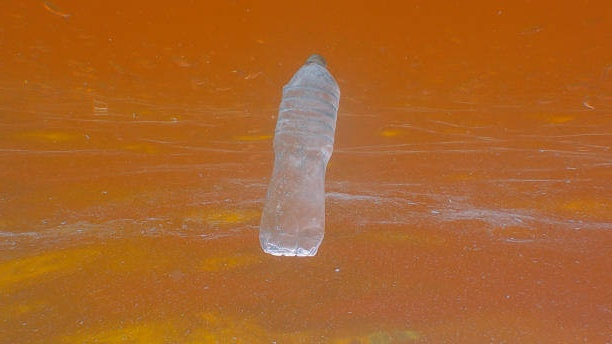
#> input picture svm-v2/plastic_tp.jpg, 612 x 344 px
$ python show_hog.py
#> lines starting #> are read from the running program, lines starting #| are printed output that depends on the picture
import matplotlib.pyplot as plt
from skimage import color, io, exposure
from skimage.feature import hog

# Carregar imagem (substitua pelo caminho da sua)
image = color.rgb2gray(io.imread('plastic_tp.jpg'))
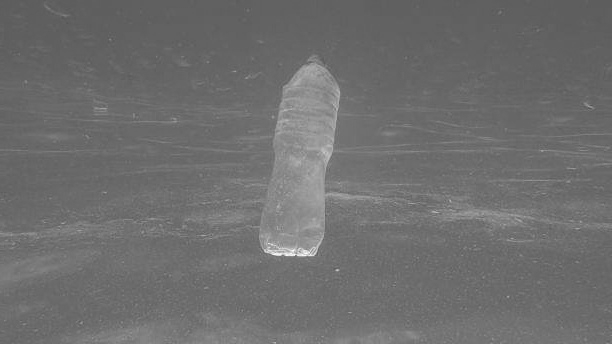
#> image: shape (344, 612) float64; min 0.321, max 0.993, mean 0.433

# Extrair HOG
features, hog_image = hog(
    image,
    orientations=9,
    pixels_per_cell=(8, 8),
    cells_per_block=(2, 2),
    visualize=True,
    block_norm='L2-Hys'
)
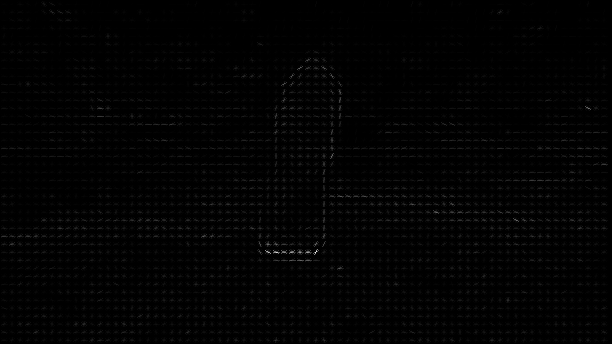
#> hog_image: shape (344, 612) float64; min 0, max 0.192, mean 0.00205; drawn with min black and max white

# Reescalar o hog_image para aumentar o contraste
hog_image_rescaled = exposure.rescale_intensity(hog_image, in_range=(0, 10))

# Exibir
fig, (ax1, ax2) = plt.subplots(1, 2, figsize=(12, 6), sharex=True, sharey=True)

ax1.imshow(image, cmap=plt.cm.gray)
ax1.set_title('Imagem Original')
ax1.axis('off')

ax2.imshow(hog_image_rescaled, cmap=plt.cm.gray)
ax2.set_title('HOG')
ax2.axis('off')

plt.show()
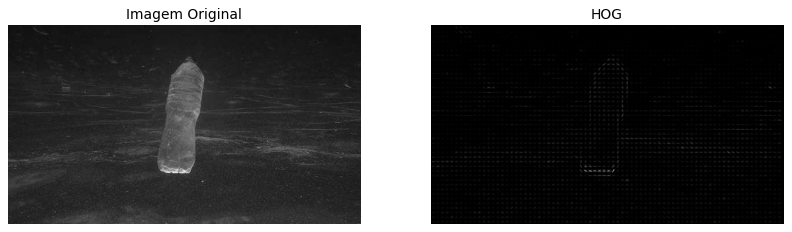
#> figure drawn by matplotlib, 2 panels
